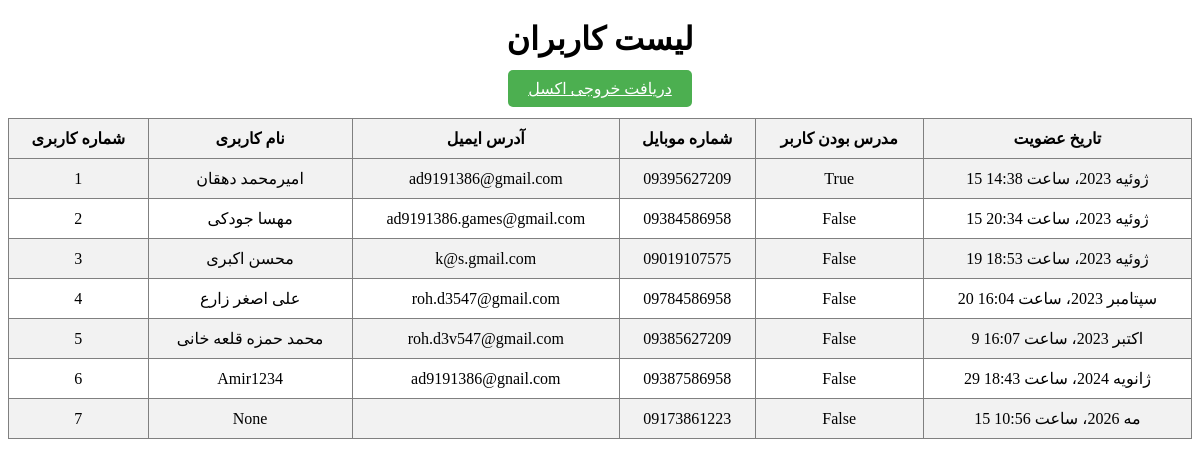
The app's page /accounts/userslist/ (signed in) with its own data.
### users/models.py (models this page shows)
class CustomUser(AbstractBaseUser, PermissionsMixin):
    user_image = models.ImageField(default='user_picel.png', blank=True)
    username = models.CharField(_('نام کاربری'), max_length=150 , blank=True, null=True)
    email = models.EmailField(_('آدرس ایمیل'), unique=True)
    phone_number = models.CharField(
        _('شماره موبایل'),
        max_length=11,
        unique=True,
        validators=[RegexValidator(regex=r'09(\d{9})$')])
    phone_number_verified = models.BooleanField(_("تایید شماره موبایل"), default=False)
    is_staff = models.BooleanField(
        _('staff status'),
        default=False,
    )
    email_verified = models.BooleanField(
        _('تایید ایمیل'),
        default=False,
    )
    is_teacher = models.BooleanField(
        _('مدرس بودن کاربر'),
        default=False,
    )
    date_joined = models.DateTimeField(_('date joined'), default=timezone.now)
    objects = CustomUserManager()
    USERNAME_FIELD = 'phone_number'
    class Meta:
        verbose_name = _('user')
        verbose_name_plural = _('users')

### users/views.py (the view, shortened to what this page needs)
# urls.py: path('userslist/', UsersListView.as_view(), name='users-list'),
class UsersListView(UserPassesTestMixin, ListView ):
    model = CustomUser
    template_name = 'users_list.html'  # نام تمپلیت مربوطه
    context_object_name = 'users'
    raise_exception = True
    def test_func(self):
        return self.request.user.is_superuser

### utils/context_processors.py (called while the page is built)
def search_context(request):
    try:
        global_search = models.Search.objects.all()
        global_course = models.Course.objects.all()
        global_post = Post.objects.all()
        global_podcast = Podcast.objects.all()
    except Exception as e:
        global_search = global_course = global_post = global_podcast = []
    return {
        'global_course': global_course,
        'global_post': global_post,
        'global_search': global_search,
        'global_podcast': global_podcast
    }

### users/templates/users_list.html (shortened to what this page needs)
<!DOCTYPE html>
<html>
<head>
</head>
<body>
    <h1>لیست کاربران</h1>
    <a id="myButton" href="{% url 'account:export_users_excel' %}">دریافت خروجی اکسل</a>
    <table border="1" id="users-table">
        <thead>
            <tr>
                <th>شماره کاربری</th>
                <th>نام کاربری</th>
                <th>آدرس ایمیل</th>
                <th>شماره موبایل</th>
                <th>مدرس بودن کاربر</th>
                <th>تاریخ عضویت</th>
            </tr>
        </thead>
        <tbody>
            {% for user in users %}
                <tr>
                    <td>{{ user.id }}</td>
                    <td>{{ user.username }}</td>
                    <td>{{ user.email }}</td>
                    <td>{{ user.phone_number }}</td>
                    <td>{{ user.is_teacher }}</td>
                    <td>{{ user.date_joined }}</td>
                </tr>
            {% endfor %}
        </tbody>
    </table>
</body>
</html>

### users/templates/users_list.html (style rules this page uses)
body { text-align: center; }
h1 { margin-top: 20px; }
#myButton { background-color: #4CAF50; color: white; padding: 10px 20px; border: none; border-radius: 5px; cursor: pointer; }
#users-table { width: 100%; border-collapse: collapse; margin-top: 20px; }
#users-table th, #users-table td { padding: 10px; text-align: center; }
#users-table th { background-color: #f2f2f2; }
#users-table tr:nth-child(even) { background-color: #ffffff; }
#users-table tr:nth-child(odd) { background-color: #f2f2f2; }

### records on screen
CustomUser: id "1", username "امیرمحمد دهقان", email "ad9191386@gmail.com", phone_number "09395627209", is_teacher "True", date_joined "15 ژوئیه 2023، ساعت 14:38"
CustomUser: id "2", username "مهسا جودکی", email "ad9191386.games@gmail.com", phone_number "09384586958", is_teacher "False", date_joined "15 ژوئیه 2023، ساعت 20:34"
CustomUser: id "3", username "محسن اکبری", email "k@s.gmail.com", phone_number "09019107575", is_teacher "False", date_joined "19 ژوئیه 2023، ساعت 18:53"
CustomUser: id "4", username "علی اصغر زارع", email "roh.d3547@gmail.com", phone_number "09784586958", is_teacher "False", date_joined "20 سپتامبر 2023، ساعت 16:04"
CustomUser: id "5", username "محمد حمزه قلعه خانی", email "roh.d3v547@gmail.com", phone_number "09385627209", is_teacher "False", date_joined "9 اکتبر 2023، ساعت 16:07"
CustomUser: id "6", username "Amir1234", email "ad9191386@gnail.com", phone_number "09387586958", is_teacher "False", date_joined "29 ژانویه 2024، ساعت 18:43"
CustomUser: id "7", username "None", phone_number "09173861223", is_teacher "False", date_joined "15 مه 2026، ساعت 10:56"
